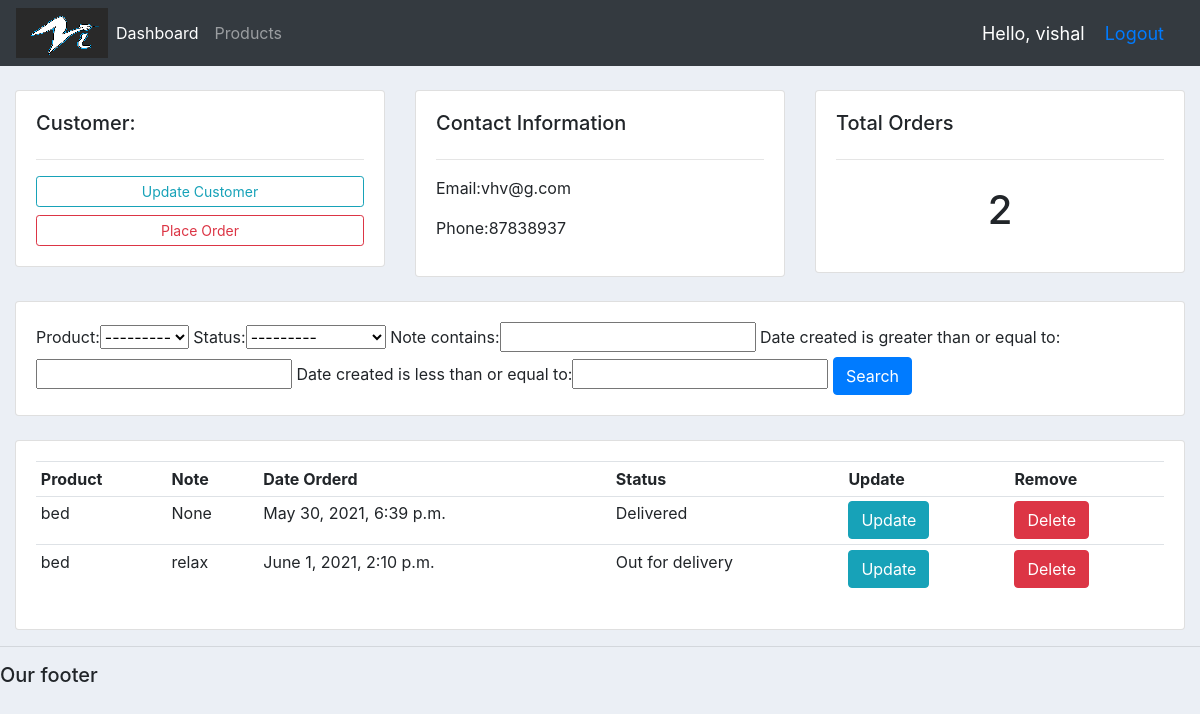
The app's page /customer/1/ (signed in) with its own data.
### accounts/models.py (models this page shows, shortened)
class Customer(models.Model):
    user=models.OneToOneField(User,null=True,blank=True,on_delete=models.CASCADE)
    name=models.CharField(max_length=200,null=True)
    phone = models.CharField(max_length=200, null=True)
    email = models.CharField(max_length=200, null=True)
    profile_pic=models.ImageField(default="profile1.png",null=True,blank=True)
    date_created = models.DateTimeField(auto_now_add=True, null=True)

class Order(models.Model):
    STATUS = (
        ('Pending', 'Pending'),
        ('Out for delivery', 'Out for delivery'),
        ('Delivered','Delivered')
    )
    customer=models.ForeignKey(Customer,null=True,on_delete=models.SET_NULL)
    product = models.ForeignKey(Product,null=True,on_delete=models.SET_NULL)
    status = models.CharField(max_length=200, null=True,choices=STATUS)
    date_created = models.DateTimeField(auto_now_add=True, null=True)
    note= models.CharField(max_length=2000, null=True)

class Product(models.Model):
    CATEGORY=(
        ('Indoor','Indoor'),
        ('Outdoor','Outdoor'),
    )
    name=models.CharField(max_length=200,null=True)
    price = models.FloatField(null=True)
    category = models.CharField(max_length=20,null=True,choices=CATEGORY)
    description = models.CharField(max_length=200, null=True)
    date_created = models.DateTimeField(auto_now_add=True, null=True)
    tags = models.ManyToManyField(Tag)
    def __str__(self):
        return self.name

### accounts/decorators.py (the view)
        def wrapper_func(request,*args,**kwargs):
            group=None
            if request.user.groups.exists():
                group=request.user.groups.all()[0].name
            if group in allowed_roles:
                return view_func(request,*args,**kwargs)
            else:
                return HttpResponse('You are not authorised to access this page')

### accounts/views.py (called while the page is built)
@login_required(login_url='login')
@allowed_user(allowed_roles=['admin'])
def customer(request, pk):
	customer=Customer.objects.get(id=pk)
	orders=customer.order_set.all()
	orders_count=orders.count()
	myFilter=OrderFilter(request.GET,queryset=orders)
	orders=myFilter.qs
	context={'customer':customer,'orders':orders,'orders_count':orders_count,'myFilter':myFilter}
	return render(request, 'accounts/customer.html',context)

### accounts/templates/accounts/customer.html
{%  extends 'accounts/main.html' %}
{% block content %}
	<br>
<div class="row">
	<div class="col-md">
		<div class="card card-body">
			<h5>Customer:</h5>
			<hr>
			<a class="btn btn-outline-info  btn-sm btn-block" href="">Update Customer</a>
			<a class="btn btn-outline-danger  btn-sm btn-block" href="{% url 'create_order' customer.id %}">Place Order</a>
		</div>
	</div>
	<div class="col-md">
		<div class="card card-body">
			<h5>Contact Information</h5>
			<hr>
			<p>Email:{{customer.email}} </p>
			<p>Phone:{{customer.phone}} </p>
		</div>
	</div>
	<div class="col-md">
		<div class="card card-body">
			<h5>Total Orders</h5>
			<hr>
			<h1 style="text-align: center;padding: 10px">{{orders_count}}</h1>
		</div>
	</div>
</div>
<br>
<div class="row">
	<div class="col">
		<div class="card card-body">
			<form method="GET">
				{{myFilter.form}}
		    <button class="btn btn-primary" type="submit">Search</button>
		  </form>
		</div>
	</div>
</div>
<br>
<div class="row">
	<div class="col-md">
		<div class="card card-body">
			<table class="table table-sm">
				<tr>
					<th>Product</th>
					<th>Note</th>
					<th>Date Orderd</th>
					<th>Status</th>
					<th>Update</th>
					<th>Remove</th>
				</tr>
				{% for i in orders %}
				<tr>
					<td>{{i.product}}</td>
					<td>{{i.note}}</td>
					<td>{{i.date_created}}</td>
					<td>{{i.status}}</td>
					<td><a class="btn btn-rm btn-info" href="{% url 'update_order' i.id %}">Update</a></td>
					<td><a class="btn btn-rm btn-danger" href="{% url 'delete_order' i.id %}">Delete</a></td>
				</tr>
				{% endfor %}
			</table>
		</div>
	</div>
</div>
{% endblock %}

### accounts/templates/accounts/navbar.html (shortened to what this page needs)
{% load static %}
<nav class="navbar navbar-expand-lg navbar-dark bg-dark">
  <img src="{% static 'images/logo.png' %}">
  <div class="collapse navbar-collapse" id="navbarNav">
    <ul class="navbar-nav">
      {% if request.user.is_staff %}
      <li class="nav-item active">
        <a class="nav-link" href="{% url 'home' %}">Dashboard</a>
      </li>
      <li class="nav-item">
        <a class="nav-link" href="{% url 'products' %}">Products</a>
      </li>
      {% else %}
      <li class="nav-item">
        <a class="nav-link" href="{% url 'account' %}">Settings</a>
      </li>
      {% endif %}
    </ul>
  </div>
  <span class="hello-msg">Hello, {{request.user}}</span>
  <span class="hello-msg"><a href="{% url 'logout' %}">Logout</a></span>
</nav>

### static/css/main.css (style rules this page uses)
body { background-color: #ebeff5; }

### accounts/templates/accounts/navbar.html (style rules this page uses)
.hello-msg { font-size:18px; color:#fff; margin-right:20px; }

### records on screen
Customer: email "vhv@g.com", phone "87838937"
Order: product "bed", note "None", date_created "May 30, 2021, 6:39 p.m.", status "Delivered"
Order: product "bed", note "relax", date_created "June 1, 2021, 2:10 p.m.", status "Out for delivery"

### other values on screen
{{ request.user }} "vishal"
{{ orders_count }} "2"
